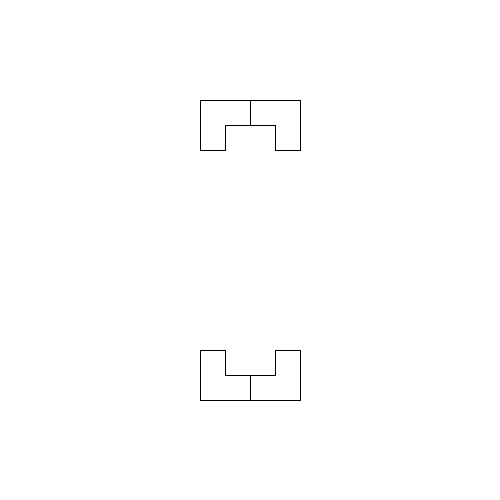
Frame 1 (no input)
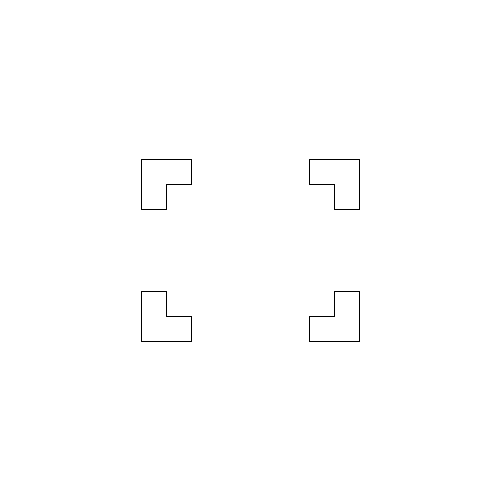
Frame 60 (the mouse pressed at the canvas centre just before this capture)
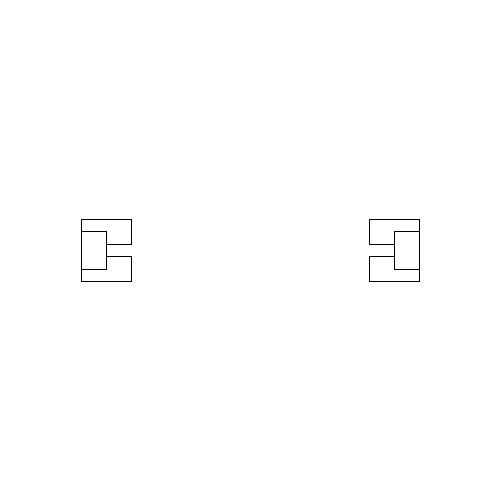
Frame 120 (the mouse held since frame 60 and released just before this capture)

The Processing sketch that drew these frames (run headless with seeded random() and noise(); from frame 60 on, the mouse is pressed at the canvas centre):

// Processing sketch: processing_57074
// ── processing_57074.pde

int w;
int h;
int x1;
int y1;
int x2;
int y2;
int a;

void setup(){
  size(500,500);
  
  w=50;
  h=w;
  x1=200;
  y1=100;
  x2=x1+w*2;
  y2=y1+300;
  a=w/2;
}

void draw
(){
background (255);

  line(x1, y1, x1+w, y1);
  line(x1, y1+h, x1+a, y1+h);
  line(x1, y1, x1, y1+h);
  line(x1+w, y1, x1+w, y1+a);
  line(x1+a, y1+a, x1+w, y1+a);
  line(x1+a, y1+a, x1+a, y1+h);

  line(x2, y1, x2-w, y1);
  line(x2, y1+h, x2-a, y1+h);
  line(x2-w, y1, x2-w, y1+a);
  line(x2, y1, x2, y1+h);
  line(x2-a, y1+a, x2-w, y1+a);
  line(x2-a, y1+a, x2-a, y1+h);

  line(x1, y2-h, x1+a, y2-h);
  line(x1, y2, x1+w, y2);
  line(x1, y2, x1, y2-h);
  line(x1+w, y2, x1+w, y2-a);
  line(x1+a, y2-a, x1+w, y2-a);
  line(x1+a, y2-a, x1+a, y2-h);
 
  line(x2, y2-h, x2-a, y2-h);
  line(x2, y2, x2-w, y2);
  line(x2-w, y2, x2-w, y2-a);
  line(x2, y2, x2, y2-h);
  line(x2-a, y2-a, x2-w, y2-a);
  line(x2-a, y2-a, x2-a, y2-h);
  
x1=x1-1;
y1=y1+1;
x2=x2+1;
y2=y2-1;

}
